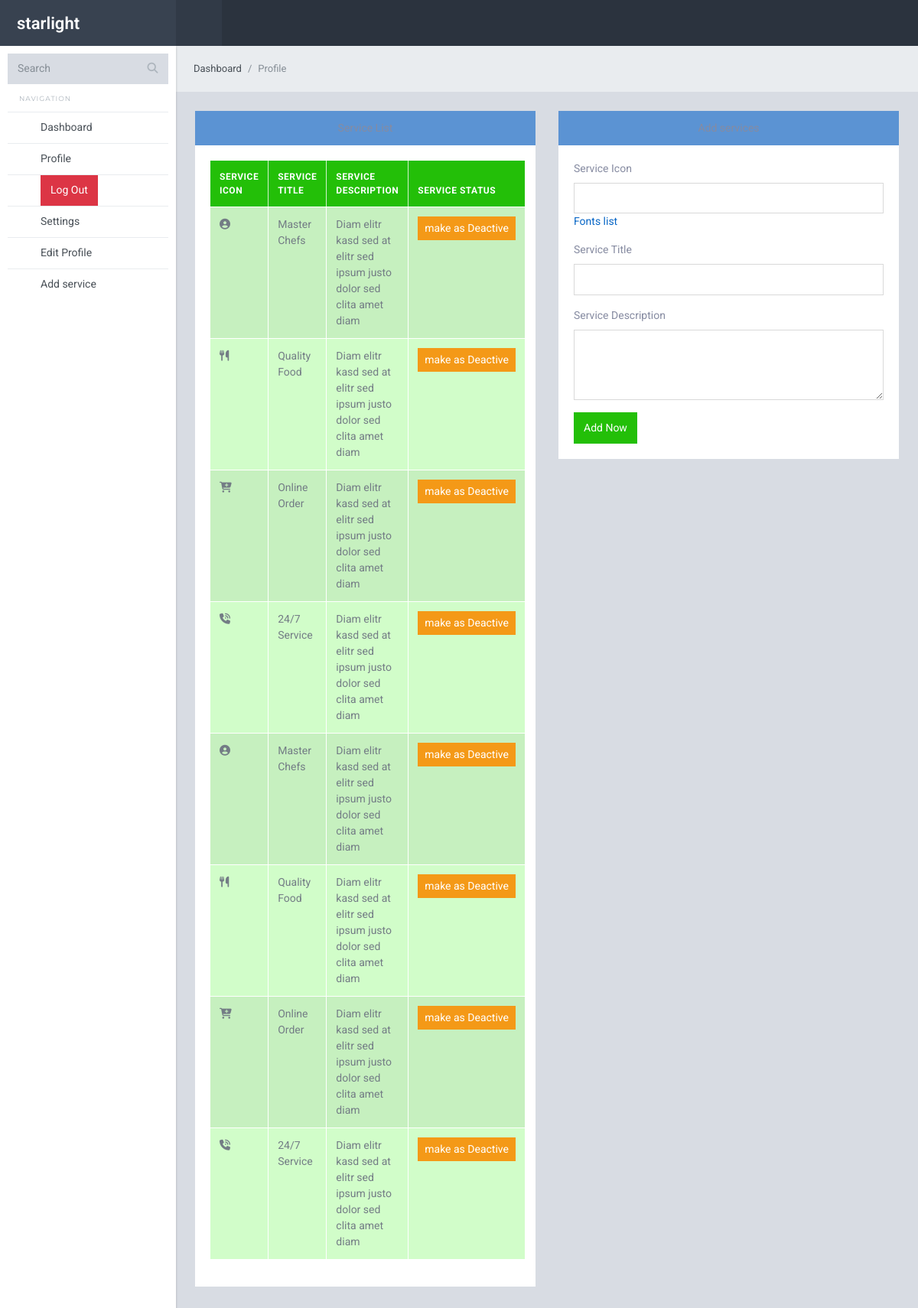
The app's page /service.php with its own data.
### tables this page shows
CREATE TABLE `services` (
  `id` int(10) NOT NULL,
  `service_icon` varchar(100) NOT NULL,
  `service_title` varchar(20) NOT NULL,
  `service_description` text NOT NULL,
  `status` varchar(20) NOT NULL
);

### service.php (the view, shortened to what this page needs)
<?php
require_once 'includes/db.php';
require_once 'includes/header-starlight.php';
require_once 'includes/nav-starlight.php';
$all_services_query = "SELECT * FROM services";
$all_services_from_db = mysqli_query($db_connect, $all_services_query);
?>
    <div class="sl-mainpanel">
      <nav class="breadcrumb sl-breadcrumb">
        <span class="breadcrumb-item active">Dashboard</span>
        <a class="breadcrumb-item" href="profile.php">Profile</a>
      </nav>
    <div class="sl-pagebody">
     <div class="row">
  <div class="col-12 col-md-6">
  <div class="card mb-3">
  <div class="card-header bg-info text-center ">
    </div>
           <div class="card-body">
            <table class="table table-success table-striped table-bordered">
              <thead>
                <tr>
                 <th>Service icon</th>
                 <th>Service Title</th>
                 <th>Service description</th>
                 <th>Service Status</th>
                </tr>
              </thead>
              <tbody>
                  <?php
                    foreach($all_services_from_db as $service):
                  ?>
                 <tr>
                    <td>
                        <i class="<?=$service['service_icon']?>"></i>
                    </td>
                    <td><?=$service['service_title']?></td>
                    <td><?=$service['service_description']?></td>
                    <td>
                      <?php if($service['status'] == 'active'): ?>
                         <a href="change_service_status.php?id=<?=$service['id']?>&what_to_do=deactive" class="btn btn-sm btn-warning">make as Deactive</a>
                         <?php endif; ?>
                    </td>
                </tr>
               <?php  endforeach; ?>
               </tbody>
            </table>
       </div>
      </div>
  </div>
  <div class="col-12 col-md-6">
    <div class="card mb-3">
  <div class="card-header bg-info text-center ">
    </div>
     <div class="card-body">
          <form action="service_post.php" method="POST">
             <div class="form-group">
                     <label for="exampleInputPassword1">Service Icon</label>
                     <input type="text" class="form-control" name="service_icon">
                     <a href="https://fontawesome.com/v4/icons/" target="_blank">Fonts list</a>
             </div>
             <div class="form-group">
                     <label for="exampleInputPassword1">Service Title</label>
                     <input type="text" class="form-control" name="service_title">
             </div>
             <div class="form-group">
                     <label for="exampleInputPassword1">Service Description</label>
                   <textarea name="service_description" class="form-control" rows="4"></textarea>
             </div>
             <button type="submit" class="btn btn-success">Add Now</button>
        </form>
       </div>
      </div>
    </div>
</div></div>
  </div>
  <?php
require_once 'includes/footer-starlight.php';
?>

### records on screen
services: service_title "Master Chefs", service_description "Diam elitr kasd sed at elitr sed ipsum justo dolor sed clita amet diam"
services: service_title "Quality Food", service_description "Diam elitr kasd sed at elitr sed ipsum justo dolor sed clita amet diam"
services: service_title "Online Order", service_description "Diam elitr kasd sed at elitr sed ipsum justo dolor sed clita amet diam"
services: service_title "24/7 Service", service_description "Diam elitr kasd sed at elitr sed ipsum justo dolor sed clita amet diam"
services: service_title "Master Chefs", service_description "Diam elitr kasd sed at elitr sed ipsum justo dolor sed clita amet diam"
services: service_title "Quality Food", service_description "Diam elitr kasd sed at elitr sed ipsum justo dolor sed clita amet diam"
services: service_title "Online Order", service_description "Diam elitr kasd sed at elitr sed ipsum justo dolor sed clita amet diam"
services: service_title "24/7 Service", service_description "Diam elitr kasd sed at elitr sed ipsum justo dolor sed clita amet diam"
